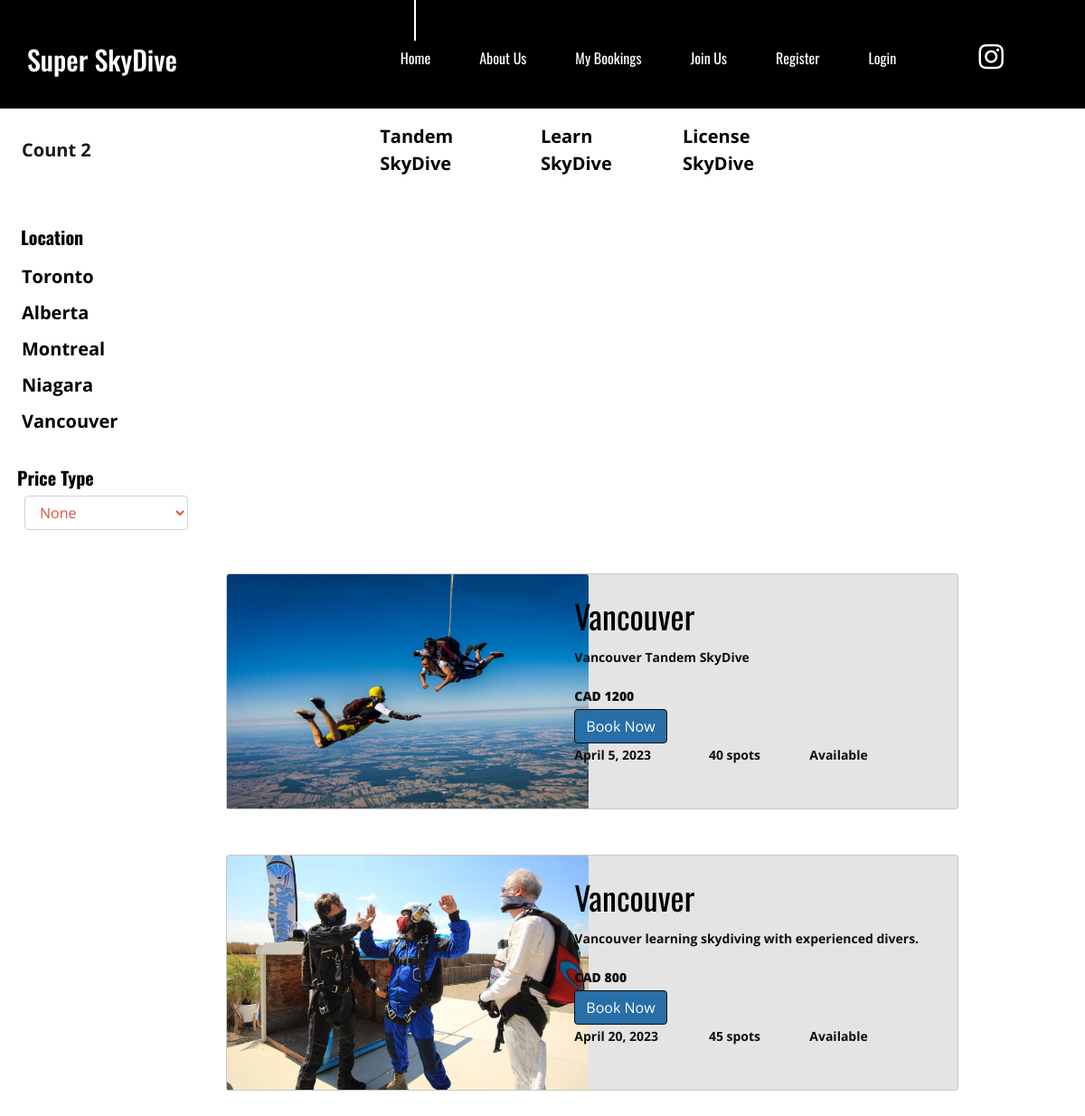
The page /skydive/search/Vancouver on the database its author committed.
### skydive/models.py (models this page shows, shortened)
class Destination(models.Model):
    id = models.IntegerField(primary_key=True)
    province = models.CharField(max_length=20)
    img = models.ImageField(upload_to='pics')
    number = models.IntegerField(default=50)

class Destination_desc(models.Model):
    dest_id = models.AutoField(primary_key=True)
    province = models.CharField(max_length=20)
    price = models.IntegerField(default=2000)
    rating = models.IntegerField(default=5)
    desc = models.TextField()
    img_destin = models.ImageField(upload_to='pics')
    type_skydive = models.CharField(max_length=50, choices=SKYDIVE_TYPE)
    curr = models.CharField(max_length=10, choices=CURR_TYPE, default='cad')

class Reservation(models.Model):
    date_available = models.DateField(null=False, blank=False)
    spots_total = models.IntegerField(null=True, default=50)
    spots_free = models.IntegerField(null=True, default=50)
    destination = models.ForeignKey(Destination, related_name="destin", on_delete=models.CASCADE)
    type_skydive = models.CharField(max_length=50, choices=SKYDIVE_TYPE, default='tandemskydive')

### skydive/views.py (the view)
# urls.py: path('skydive/search/<str:destination>', views.search_loc, name='search_loc'),
def search_loc(request, destination):
    loc_desc_list = Destination_desc.objects.filter(province=destination)
    loc_list = Destination.objects.all()
    available_list = Reservation.objects.filter(destination__province=destination)
    return render(request, 'skydive/search.html', {'loc_desc_list': loc_desc_list, 'loc_list': loc_list,
                                                   'available_list': available_list, 'search_item': 'province'})

### skydive/templates/skydive/search.html (shortened to what this page needs)
    {% load static %}
    <!DOCTYPE html>
    <html lang="en">
    <head>
        <link rel="stylesheet" type="text/css" href="{% static 'styles/custom.css' %}">
        <link rel="stylesheet" type="text/css" href="{% static 'styles/bootstrap4/bootstrap.min.css' %}">
        <link href="{% static 'plugins/font-awesome-4.7.0/css/font-awesome.min.css' %}" rel="stylesheet" type="text/css">
        <link rel="stylesheet" type="text/css" href="{% static 'plugins/OwlCarousel2-2.2.1/owl.carousel.css' %}">
        <link rel="stylesheet" type="text/css" href="{% static 'plugins/OwlCarousel2-2.2.1/owl.theme.default.css' %}">
        <link rel="stylesheet" type="text/css" href="{% static 'plugins/OwlCarousel2-2.2.1/animate.css' %}">
        <link rel="stylesheet" type="text/css" href="{% static 'styles/main_styles.css' %}">
        <link rel="stylesheet" type="text/css" href="{% static 'styles/search.css' %}">
    </head>
    <body>
<header class="header">
		<div class="container">
			<div class="row">
				<div class="col">
					<div class="header_content d-flex flex-row align-items-center justify-content-start">
						<div class="header_content_inner d-flex flex-row align-items-end justify-content-start">
							<div class="logo"><a href="">Super SkyDive</a></div>
							<nav class="main_nav">
								<ul class="d-flex flex-row align-items-start justify-content-start">
									<li class="active"><a href="">Home</a></li>
									<li><a href="{%url 'skydive:about'  %}">About Us</a></li>
									<li><a href="{%url 'skydive:mybookings'  %}">My Bookings</a></li>
									<li><a href="{%url 'skydive:joinus'  %}">Join Us</a></li>
									{% if user.is_authenticated %}
										<li><a href="{%url 'skydive:logout'  %}">Logout</a></li>
									{% else %}
										<li><a href="{%url 'skydive:register'  %}">Register</a></li>
										<li><a href="{%url 'skydive:login'  %}">Login</a></li>
									{% endif %}
								</ul>
							</nav>
							{% if user.is_authenticated %}
								<div class="header_phone ml-auto">Welcome, {{user.username }}</div>
							{% else %}
								<div class="header_phone ml-auto">
									<a style="color: white; font-size:xx-large;" href="https://www.instagram.com/skydiving_gear_canada/?igshid=YmMyMTA2M2Y%3D" target="_blank">
										<i class="fa fa-instagram" aria-hidden="false"></i>
									</a>
								</div>
							{% endif %}
						</div>
					</div>
				</div>
			</div>
		</div>
	</header>
<div style="margin-top: 115px">
     <nav class="navbar navbar-expand-sm navbar-light bg-white border-bottom">
        <a class="navbar-brand ml-2 font-weight-bold" href="#">Count {{ loc_desc_list.count }} </a>
        <div class="collapse navbar-collapse" id="navbarColor" style="padding-right: 280px" >
            <ul class="navbar-nav">
                <li class="nav-item"><a class="nav-link" href="{% url 'skydive:type_skydive' 'tandemskydive' 1 %}">Tandem SkyDive</a> </li>
                <li class="nav-item"><a class="nav-link" href="{% url 'skydive:type_skydive' 'learnskydive' 2 %}">Learn SkyDive</a> </li>
                <li class="nav-item"><a class="nav-link" href="{% url 'skydive:type_skydive' 'licenseskydive' 3 %}">License SkyDive</a> </li>
            </ul>
        </div>
    </nav>
</div>
    <section id="sidebar">
        <div>
            <h6 class="p-1 border-bottom" style="font-size: 20px;font-weight: bold">Location</h6>
            {% for loc in loc_list %}
            <ul>
                <li><a href="{% url 'skydive:search_loc' loc.province %}">{{ loc.province }}</a></li>
            </ul>
            {% endfor %}
        </div>
        <div>
            <h6 style="font-size: 20px;font-weight: bold;padding-top: 30px">Price Type</h6>
            <form action="{% url 'skydive:search' %}" class="ml-md-2" method="GET">
                <select name="price" class="form-control" style="width: 85%" onchange="this.form.submit()" >
                    <option value="1">None</option>
               </select>
            </form>
        </div>
    </section>
    <div id="products">
    <div class="container mt-5">
        {% for loc_desc in loc_desc_list %}
          <div class="card mt-4" style="margin-bottom: 50px">
               <div class="row">
                     <div class="col-md-4">
                          <img src={{ loc_desc.img_destin.url }} class="card-img-top">
                     </div>
                     <div class="col-md-8">
                        <div class="card-body" style="padding-left: 105px">
                            <h3 class="card-title mt-3"> {{ loc_desc.province }}</h3>
                            <p>{{ loc_desc.desc }} </p>
                            <p><b>{{ loc_desc.curr| upper }} {{ loc_desc.price }}</b></p>
                            <a href="{% url 'skydive:booking' loc_desc.dest_id %}"><button class="btn btn-success">Book Now</button></a>
                         {% for avail in available_list %}
                            {% if search_item == 'province' %}
                            <div class="row">
                            {% if loc_desc.type_skydive == avail.type_skydive %}
                                 <div class="col-4">
                                     <p>{{ avail.date_available }} </p>
                                 </div>
                                <div class="col-3">
                                     <p>{{ avail.spots_free }} spots </p>
                                </div>
                                {% if avail.spots_free > 0 %}
                                    <div class="col-3">
                                           <p> Available</p>
                                    </div>
                                 {% else %}
                                    <div class="col-3">
                                     <p> No spots available</p>
                                    </div>
                                {% endif %}
                            {% endif %}
                            </div>
                        {% endif %}
                        {% endfor %}
                        </div>
                     </div>
            </div>
        </div>
        {% endfor %}
       </div>
    </div>
    </body>
    </html>

### static/styles/custom.css (style rules this page uses)
.navbar-light .navbar-nav .nav-link { color: rgba(0,0,0,1) !important; font-weight: bold; font-size: 20px; }

### static/styles/main_styles.css (style rules this page uses)
* { margin: 0; padding: 0; -webkit-font-smoothing: antialiased; -webkit-text-shadow: rgba(0,0,0,.01) 0 0 1px; text-shadow: rgba(0,0,0,.01) 0 0 1px; }
body { font-family: 'Open Sans', sans-serif; font-size: 14px; font-weight: 400; background: #FFFFFF; color: #a5a5a5; }
div { display: block; position: relative; -webkit-box-sizing: border-box; -moz-box-sizing: border-box; box-sizing: border-box; }
ul { list-style: none; margin-bottom: 0px; }
p { font-family: 'Open Sans', sans-serif; font-size: 14px; line-height: 1.9285; font-weight: 700; color: #101010; -webkit-font-smoothing: antialiased; -webkit-text-shadow: rgba(0,0,0,.01) 0 0 1px; text-shadow: rgba(0,0,0,.01) 0 0 1px; }
p:last-of-type { margin-bottom: 0; }
a, a:hover, a:visited, a:active, a:link { text-decoration: none; -webkit-font-smoothing: antialiased; -webkit-text-shadow: rgba(0,0,0,.01) 0 0 1px; text-shadow: rgba(0,0,0,.01) 0 0 1px; }
h3 { font-size: 36px; }
h1, h2, h3, h4, h5, h6 { font-family: 'Oswald', sans-serif; font-weight: 400; -webkit-font-smoothing: antialiased; -webkit-text-shadow: rgba(0,0,0,.01) 0 0 1px; text-shadow: rgba(0,0,0,.01) 0 0 1px; }
.form-control { color: #db5246; }
section { display: block; position: relative; box-sizing: border-box; }
.header { position: fixed; background-color: black !important; top: 0; left: 0; width: 100%; z-index: 100; -webkit-transition: all 200ms ease; -moz-transition: all 200ms ease; -ms-transition: all 200ms ease; -o-transition: all 200ms ease; transition: all 200ms ease; }
.header_content { width: 100%; height: 120px; -webkit-transition: all 200ms ease; -moz-transition: all 200ms ease; -ms-transition: all 200ms ease; -o-transition: all 200ms ease; transition: all 200ms ease; }
.header_content_inner { width: 100%; }
.logo a { font-family: 'Oswald', sans-serif; font-size: 30px; font-weight: 500; color: #FFFFFF; line-height: 0.75; }
.main_nav { margin-left: 242px; }
.main_nav ul li { position: relative; }
.main_nav ul li::after { display: block; position: absolute; left: 50%; -webkit-transform: translateX(-50%); -moz-transform: translateX(-50%); -ms-transform: translateX(-50%); -o-transform: translateX(-50%); transform: translateX(-50%); top: -104px; width: 2px; height: 0px; background: #FFFFFF; content: ''; visibility: hidden; opacity: 0; -webkit-transition: all 200ms ease; -moz-transition: all 200ms ease; -ms-transition: all 200ms ease; -o-transition: all 200ms ease; transition: all 200ms ease; }
.main_nav ul li.active::after, .main_nav ul li:hover::after { height: 100px; visibility: visible; opacity: 1; }
.main_nav ul li:not(:last-child) { margin-right: 54px; }
.main_nav ul li a { font-family: 'Oswald', sans-serif; font-size: 16px; font-weight: 400; color: #FFFFFF; white-space: nowrap; }
.header_phone { margin-right: 60px; font-family: 'Oswald', sans-serif; font-size: 18px; font-weight: 500; color: #FFFFFF; }

### static/styles/search.css (style rules this page uses)
* { box-sizing: border-box; }
body { color: black; }
#sidebar { padding-top: 29px; width: 20%; padding-left: 19px; margin: 0; float: left; }
#products { width: 70%; padding: 0px !important; margin: 0; float: right; margin-right: 125px; }
ul { list-style: none; padding: 5px; font-size: 20px; font-weight: bold; }
li a { color: black; text-decoration: none; }
@media (min-width:991px) { .navbar-nav { margin-left: 35%; } }
@media (min-width:991px) { .nav-item { padding-left: 20px; } }
@media (min-width:991px) { .card-img-top { width: 400px; height: 259px; object-fit: cover; } }

### rows shown on the page
Destination: province "Toronto"
Destination: province "Alberta"
Destination: province "Montreal"
Destination: province "Niagara"
Destination: province "Vancouver"
Destination_desc: img_destin (picture), province "Vancouver", desc "Vancouver Tandem SkyDive", curr "CAD", price "1200"
Reservation: date_available "April 5, 2023", spots_free "40", shows "Available"
Destination_desc: img_destin (picture), province "Vancouver", desc "Vancouver learning skydiving with experienced divers.", curr "CAD", price "800"
Reservation: date_available "April 20, 2023", spots_free "45", shows "Available"

### other values the page prints
{{ loc_desc_list.count }} "2"
